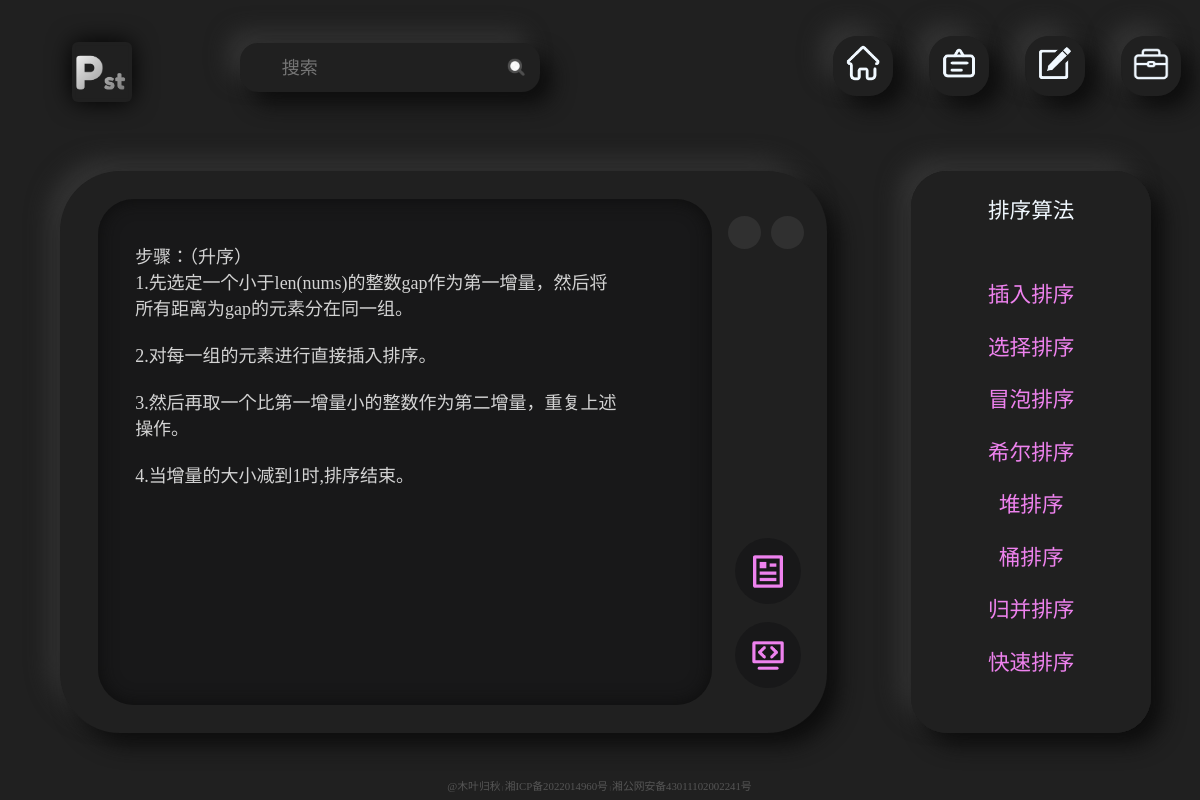
The page /app_2/?id=1&title=希尔排序 on the database its author committed.
### app_2/models.py (models this page shows, shortened)
class Chapter(models.Model):
    headline = models.ForeignKey(Section, on_delete=models.CASCADE)
    title = models.CharField(max_length=15)
    content = models.TextField()
    codes = models.TextField()
    class Meta:
        verbose_name = '章节'
        verbose_name_plural = '章节'

class Section(models.Model):
    id = models.IntegerField(primary_key=True)
    title = models.CharField(max_length=15)
    class Meta:
        verbose_name = '目录'
        verbose_name_plural = '目录'

### app_2/views.py (the view)
# urls.py: path('app_2/', include('app_2.urls')),
def app_2(request):
    sections = Section.objects.all()
    id = request.GET.get('id')
    if id:
        section = Section.objects.filter(id=id)[0]
        chapters = Chapter.objects.filter(headline_id=id)
        title = request.GET.get('title')
        if title:
            chapter = Chapter.objects.filter(title=title)[0]
        else:
            pass
    else:
        pass
    return render(request, 'app_2.html', locals())

### templates/app_2.html (shortened to what this page needs)
{% extends "base.html" %}
{% block static %}
    {% load static %}
    <link rel="stylesheet" href="{% static 'app_2/app_2.css' %}">
{% endblock %}
{% block body %}
    <div class="app_2_warp">
        <div class="app_2_left">
            <div class="cc_warp">
                <div class="app_2_content">
                    {% if chapter %}
                        <pre>{{ chapter.content }}</pre>
                    {% else %}
                        <p>您还没选择内容</p>
                    {% endif %}
                </div>
                <div class="app_2_code">
                    {% if chapter %}
                        <pre>{{ chapter.codes }}</pre>
                    {% else %}
                        <p>您还没选择内容</p>
                    {% endif %}
                </div>
            </div>
            <div class="app_2_change_l">
                    <label for="r21" id="l21"><img src="{% static 'content.png' %}"></label>
                    <label for="r22" id="l22"><img src="{% static 'code.png' %}"></label>
            </div>
            <div class="app_2_change_r">
                <label for="r21_" id="l21_"></label>
                <label for="r22_" id="l22_"></label>
            </div>
        </div>
        <div class="app_2_right">
            <div class="app_2_chapter app_2_list">
                <p>目录</p>
                <div class="app_2_scroll">
                    {% for s in sections %}
                        <p><a href="{% url 'app_2' %}?id={{ s.id }}">{{ s.title }}</a></p>
                    {% endfor %}
                </div>
            </div>
            <div class="app_2_title app_2_list">
                {% if section %}
                <p>{{ section.title }}</p>
                    <div class="app_2_scroll">
                        {% for c in chapters %}
                            <p><a href="{% url 'app_2' %}?id={{ section.id }}&title={{ c.title }}">{{ c.title }}</a></p>
                        {% endfor %}
                    </div>
                {% else %}
                <p>没有选择章节</p>
                {% endif %}
            </div>
        </div>
    </div>
{% endblock %}

### publicStatic/base.css (style rules this page uses)
html { font-size: 10px; font-family: 微软雅黑; }
body { background-color: #202020; padding: 0; margin: 0; }

### publicStatic/app_2/app_2.css (style rules this page uses)
.app_2_warp { width: 100%; height: 80%; top: 15%; left: 0; position: absolute; }
.app_2_left { width: 64%; height: 88%; left: 5%; top: 8%; position: absolute; border-radius: 10rem; box-shadow: 2rem 2rem 3.5rem #0d0d0d, -2rem -2rem 3.5rem #333333; }
.cc_warp { width: 80%; height: 90%; left: 5%; top: 5%; position: absolute; border-radius: 6rem; background-color: #181819; box-shadow: 0 0 3rem inset #0d0d0d; transform-style: preserve-3d; }
#r21:checked ~.app_2_content { transform: translateZ(1px); }
.app_2_content { width: 88%; height: 90%; left: 6%; top: 5%; position: absolute; font-size: 3rem; font-family: "微软雅黑"; color: lightgray; background-color: #181819; overflow-y: scroll; }
.app_2_code { width: 88%; height: 90%; left: 6%; top: 5%; position: absolute; font-size: 3rem; font-family: "微软雅黑"; color: lightgray; background-color: #181819; overflow-y: scroll; }
.app_2_change_l { width: 8%; height: 25rem; right: 4%; bottom: 8%; position: absolute; }
.app_2_change_l label { width: 11rem; height: 11rem; border-radius: 50%; display: block; background-color: #181819; position: absolute; }
.app_2_change_l img { width: 60%; height: 60%; left: 20%; top: 20%; position: absolute; }
#l21 { top: 0; }
#l22 { bottom: 0; }
.app_2_change_r { width: 10%; height: 12%; right: 3%; top: 8%; position: absolute; }
.app_2_change_r label { display: block; width: 5.5rem; height: 5.5rem; border-radius: 50%; position: absolute; background-color: #303030; transition: 0.4s all ease-in-out; }
#l21_ { left: 0; }
#l22_ { right: 0; }
pre { width: 90%; height: auto; white-space: pre-wrap; font-family: "微软雅黑"; }
.app_2_right { width: 20%; height: 88%; background-color: #202020; right: 4%; top: 8%; position: absolute; border-radius: 6rem; box-shadow: 2rem 2rem 3.5rem #0d0d0d, -2rem -2rem 3.5rem #333333; transform-style: preserve-3d; }
.app_2_list { width: 100%; height: 100%; position: absolute; background-color: #202020; border-radius: 6rem; }
.app_2_list p { text-align: center; font-size: 3.6rem; color: aliceblue; }
.app_2_scroll { width: 80%; height: 75%; left: 10%; top: 15%; position: absolute; overflow-y: scroll; }
.app_2_scroll p { text-align: center; font-size: 3.6rem; color: aliceblue; }
.app_2_scroll a { text-decoration: none; color: violet; }

### rows shown on the page
Chapter: codes "nums = [] n = len(nums) #设置间距 gap = n // 2 #gap=0时结束 while gap >= 1: #插入排序 for j in range(gap, n): i = j while (i - gap) >= 0: if nums[i] < nums[i - gap]: nums[i], nums[i - gap] = nums[i - gap], nums[i] i -= gap else: break #缩小间距 gap //= 2 #输出升序序列 print(nums)", title "希尔排序"
Section: title "排序算法"
Chapter: title "插入排序"
Chapter: title "选择排序"
Chapter: title "冒泡排序"
Chapter: title "堆排序"
Chapter: title "桶排序"
Chapter: title "归并排序"
Chapter: title "快速排序"
